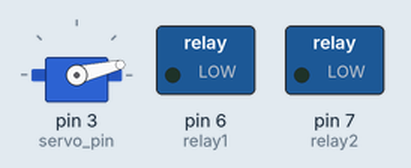
Bench run of a sketch on a simulated Arduino Uno, built with avr-gcc and run on an emulated ATmega328P. Shown: servo, switched loads named in the sketch (green lamp = pin HIGH).

Above: at 0.15 s.
At 4.97 s:
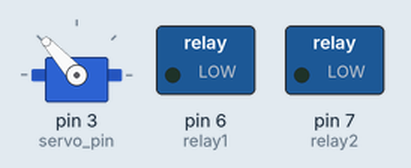
At 9.78 s:
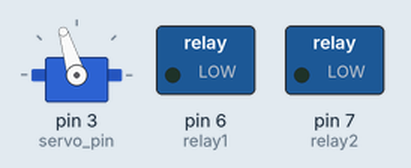
At 19.72 s:
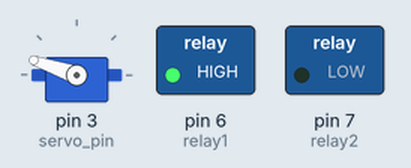
At 29.66 s:
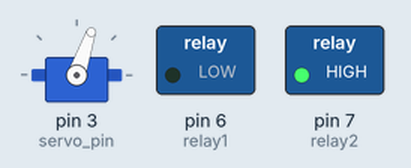
At 39.6 s:
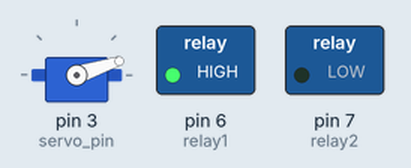
Timing chart, 0 to 40.0 s (numbered marks = the images above):
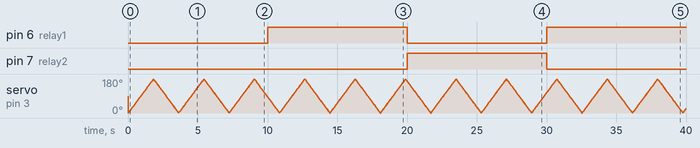

Measured:
- by itself, pin 6 (relay1): LOW → HIGH at 10.0 s, → LOW 10.0 s later, → HIGH 10.0 s later
- by itself, pin 7 (relay2): LOW → HIGH at 20.0 s, → LOW 10.0 s later

The sketch:

octopus_code_mutitasking.ino
```cpp
#include <Servo.h>

Servo servo1;

// กำหนดขา
int servo_pin = 3;
int relay1 = 6;
int relay2 = 7;

// ตัวแปรเวลา
unsigned long previousServoMillis = 0;
unsigned long previousRelayMillis = 0;

// กำหนดช่วงเวลา (หน่วยเป็นมิลลิวินาที)
unsigned long servoInterval = 10;  // 10 ms ต่อการหมุน 1 องศา

// ตัวแปรควบคุม servo
int servoPos = 0;
int servoDir = 1;  // 1 = หมุนไปข้างหน้า, -1 = หมุนกลับ

// ตัวแปรควบคุม relay
int relayState = 0;  // 0 = relay1 on, 1 = relay1 off, 2 = relay2 on, 3 = relay2 off
unsigned long relayInterval = 0;

void setup() {
  servo1.attach(servo_pin);
  pinMode(relay1, OUTPUT);
  pinMode(relay2, OUTPUT);

  digitalWrite(relay1, LOW);
  digitalWrite(relay2, LOW);

  relayInterval = 10000;  // เริ่มต้น relay1 ติด 10 วิ
}

// ================= LOOP หลัก =================
void loop() {
  unsigned long currentMillis = millis();

  // ควบคุมการหมุน servo
  if (currentMillis - previousServoMillis >= servoInterval) {
    previousServoMillis = currentMillis;
    servoTask();
  }

  // ควบคุมการเปิดสลับ relay
  if (currentMillis - previousRelayMillis >= relayInterval) {
    previousRelayMillis = currentMillis;
    relayTask();
  }
}

// ================= ฟังก์ชันควบคุม Servo =================
void servoTask() {
  servo1.write(servoPos);
  servoPos += servoDir;

  if (servoPos >= 180 || servoPos <= 0) {
    servoDir = -servoDir;  // สลับทิศทางหมุน
  }
}

// ================= ฟังก์ชันควบคุม Relay =================
void relayTask() {
  switch (relayState) {
    case 0:  // relay1 ติด 10 วิ
      digitalWrite(relay1, HIGH);
      digitalWrite(relay2, LOW);
      relayInterval = 10000;
      relayState = 1;
      break;

    case 1:  // relay1 ดับ 1 วิ
      digitalWrite(relay1, LOW);
      relayInterval = 0;
      relayState = 2;
      break;

    case 2:  // relay2 ติด 10 วิ
      digitalWrite(relay2, HIGH);
      digitalWrite(relay1, LOW);
      relayInterval = 10000;
      relayState = 3;
      break;

    case 3:  // relay2 ดับ 1 วิ
      digitalWrite(relay2, LOW);
      relayInterval = 0;
      relayState = 0;
      break;
  }
}
```
